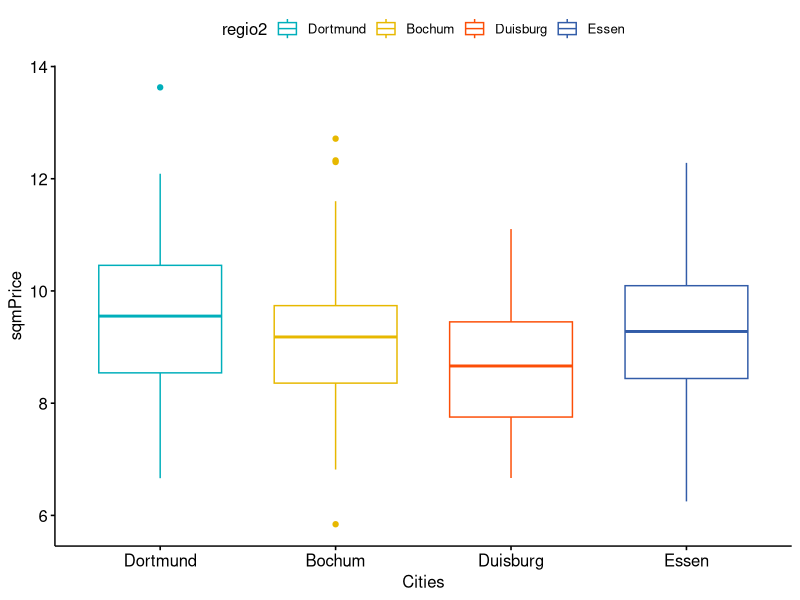
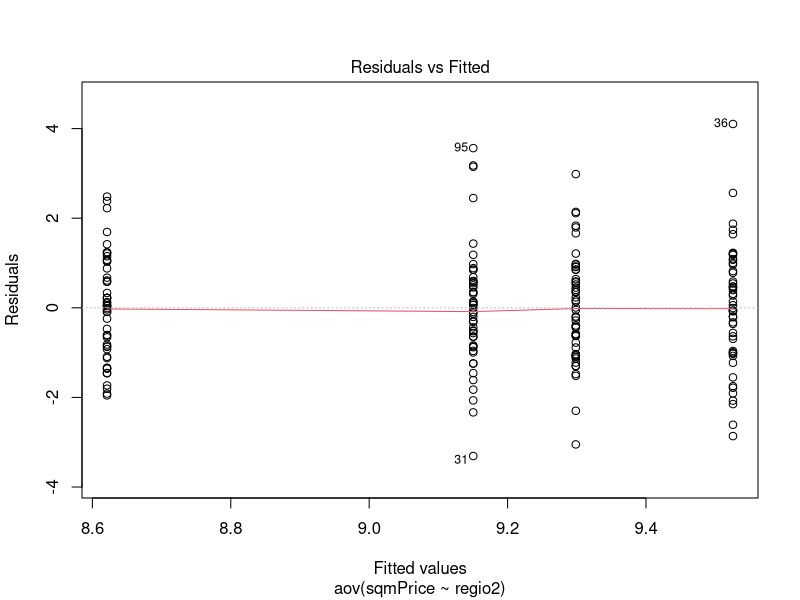
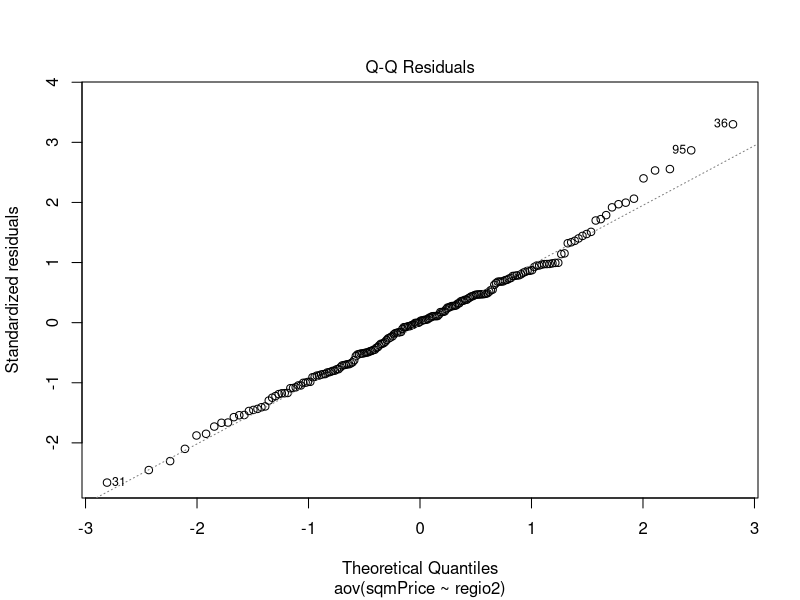

Recreate these plots in R, in order.
library(dplyr)
library(ggpubr)
data <- read.csv("ImmoDataRuhr.csv")

summary<- data %>%
  group_by(regio2) %>%
  get_summary_stats(sqmPrice,type = "mean_sd")
print(summary)
print(ggboxplot(data, x = "regio2", y = "sqmPrice", color = "regio2", palette = c("#00AFBB", "#E7B800", "#FC4E07","#325ca8"),
          ylab = "sqmPrice", xlab = "Cities"))

anova.result <- aov(sqmPrice ~ regio2, data = data) #Anova Test
print(summary(anova.result))

plot(anova.result,1) #Homogenity of variances assumption Check for anova
plot(anova.result,2) #Normality assumption check for anova